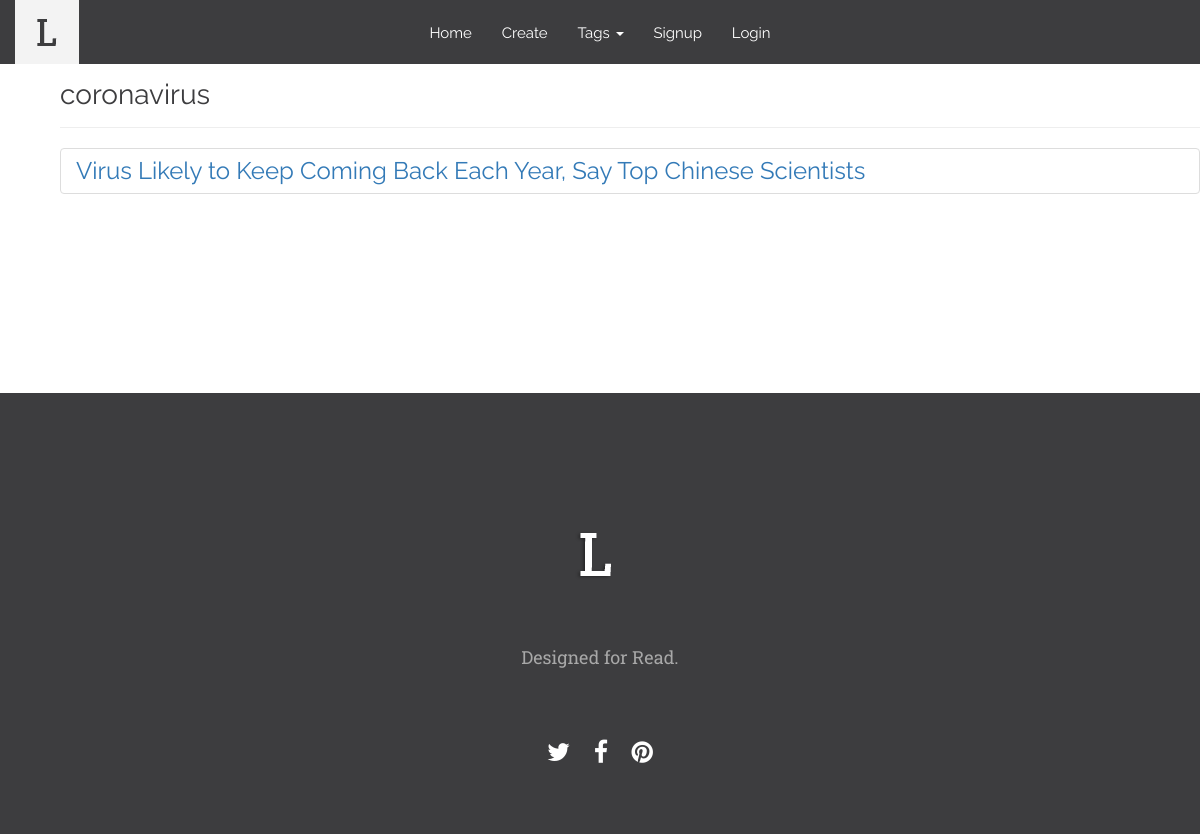
The app's page /tag/coronavirus/ with its own data.
### posts/models.py (models this page shows, shortened)
class Tag(models.Model):
    name = models.CharField(max_length=100)
    post = models.ManyToManyField(Post, related_name='tag')
    def get_absolute_url(self):
        return reverse("tags", kwargs={"tag": self.name})

class Post(models.Model):
    user = models.CharField(max_length=100)
    title = models.CharField(max_length=150)
    image = models.FileField(upload_to='images/',
        null=True,
        blank=True,
        )
    height_field = models.IntegerField(default=0)
    width_field = models.IntegerField(default=0)
    content = models.TextField()
    timestamp = models.DateTimeField(auto_now_add=True)
    updated = models.DateTimeField(auto_now=True)
    def __str__(self):
        return self.title
    def get_absolute_url(self):
        return reverse("detail", kwargs={"id": self.id})
    class Meta:
        ordering = ["-timestamp", "-updated"]

### posts/views.py (the view)
# urls.py: url(r'^tag/(?P<tag>\D+)/$', views.tag_detail, name="tags"),
def tag_detail(request, tag):
    tag_obj = get_object_or_404(Tag, name=tag)
    posts = tag_obj.post.all()
    print(posts)
    print(tag)
    context = {
        "title": "Tag",
        "name": tag,
        "object_list": posts,
        "user": request.user,
        "tags": Tag.objects.all(),
    }
    return render(request, "tags.html", context)

### posts/templates/tags.html
{% extends "base.html" %}
{% load humanize %}
{% block content %}
<div class="container-fluid">
    <div class="container">
        <h1>{{ name }}</h1>
        <hr>
        <ul class="list-group">
            {% for post in object_list %}
                <h2><a href="{{ post.get_absolute_url }}"><li class="list-group-item">{{ post.title }}</li></a></h2>
            {% endfor %}
          </ul>
    </div>
</div>
{% endblock content %}

### records on screen
Tag: name "coronavirus"
Post: title "Virus Likely to Keep Coming Back Each Year, Say Top Chinese Scientists"
